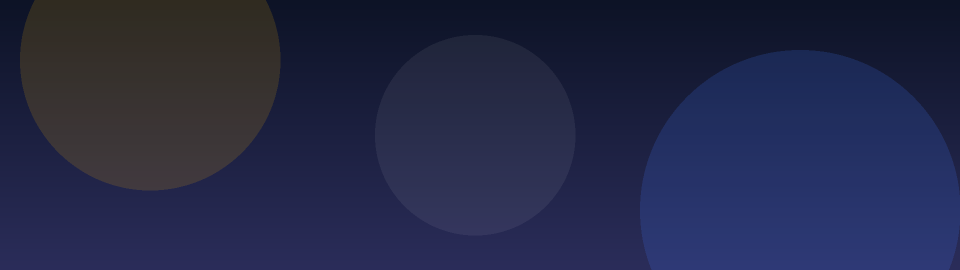
#> input picture assets/default-bg.png, 1920 x 540 px (shown at 1/2 size)
$ python -i renderer.py   (imports and definitions only)
#> lines starting #> are read from the running program, lines starting #| are printed output that depends on the picture
"""Scene compositor: JSON scene -> RGBA frame (Pillow) -> BGRA bytes (NDI)."""
from __future__ import annotations

import hashlib
import io
import os
from typing import Any, Dict, Tuple

import numpy as np
from PIL import Image, ImageDraw, ImageFont

from paths import ASSET_DIR, BUNDLE_DIR, DATA_DIR, UPLOAD_DIR

CANVAS_W = 1920
CANVAS_H = 1080

_FONT_CACHE: Dict[Tuple[str, int], Any] = {}
_IMG_CACHE: Dict[str, Image.Image] = {}
_QR_CACHE: Dict[str, Image.Image] = {}


def hex_to_rgb(s: str, default=(255, 255, 255)):
    try:
        s = (s or "").strip().lstrip("#")
        if len(s) == 3:
            s = "".join(c * 2 for c in s)
        if len(s) != 6:
            return default
        return (int(s[0:2], 16), int(s[2:4], 16), int(s[4:6], 16))
    except Exception:
        return default


# [148 lines left out: functions get_font, resolve_src, load_image_cached, draw_cover, make_qr_image, apply_opacity, not called in this run]


def render_scene(scene: Dict[str, Any], out_w: int = CANVAS_W, out_h: int = CANVAS_H) -> Image.Image:
    """Render scene dict to a PIL RGBA image of out_w x out_h."""
    canvas = scene.get("canvas", {}) if isinstance(scene, dict) else {}
    opaque = not canvas.get("alpha", True)
    bg_color = hex_to_rgb(canvas.get("bgColor", "#000000"), (0, 0, 0))

    # Full-res working surface
    surf = Image.new("RGBA", (CANVAS_W, CANVAS_H), (0, 0, 0, 0))
    if opaque:
        surf = Image.new("RGBA", (CANVAS_W, CANVAS_H), (*bg_color, 255))

    layers = scene.get("layers", []) if isinstance(scene, dict) else []
    for L in layers:
        try:
            if not isinstance(L, dict) or not L.get("visible", True):
                continue
            t = L.get("type", "shape")
            x, y, w, h = float(L.get("x", 0)), float(L.get("y", 0)), float(L.get("w", 200)), float(L.get("h", 200))
            opacity = float(L.get("opacity", 1.0))
            if w <= 1 or h <= 1:
                continue

            if t == "background":
                mode = L.get("fit", "cover")
                color = hex_to_rgb(L.get("color", "#0b1020"), (11, 16, 32))
                # paint color full-canvas first for this layer's box
                box_img = Image.new("RGBA", (int(w), int(h)), (*color, 255))
                box_img = apply_opacity(box_img, opacity)
                surf.alpha_composite(box_img, (int(x), int(y)))
                src = L.get("src", "")
                if src:
                    path = resolve_src(src)
                    if path:
                        img = load_image_cached(path)
                        if img is not None:
                            # draw image over the color box (same box)
                            tmp = Image.new("RGBA", (CANVAS_W, CANVAS_H), (0, 0, 0, 0))
                            img2 = apply_opacity(img, opacity)
                            draw_cover(tmp, img2, (int(x), int(y), int(w), int(h)), mode)
                            surf.alpha_composite(tmp)

            elif t == "image":
                src = L.get("src", "")
                if not src:
                    continue
                path = resolve_src(src)
                if not path:
                    # draw placeholder
                    ph = Image.new("RGBA", (int(w), int(h)), (40, 44, 60, 255))
                    d = ImageDraw.Draw(ph)
                    d.rectangle([0, 0, int(w) - 1, int(h) - 1], outline=(120, 130, 160, 255), width=3)
                    ph = apply_opacity(ph, opacity)
                    surf.alpha_composite(ph, (int(x), int(y)))
                    continue
                img = load_image_cached(path)
                if img is None:
                    continue
                fit = L.get("fit", "contain")
                tmp = Image.new("RGBA", (CANVAS_W, CANVAS_H), (0, 0, 0, 0))
                img2 = apply_opacity(img, opacity)
                # default images: contain inside box preserving aspect on transparent pad
                if fit == "stretch":
                    fitted = img2.resize((int(w), int(h)), Image.LANCZOS)
                    tmp.alpha_composite(fitted, (int(x), int(y)))
                elif fit == "cover":
                    draw_cover(tmp, img2, (int(x), int(y), int(w), int(h)), "cover")
                else:
                    draw_cover(tmp, img2, (int(x), int(y), int(w), int(h)), "contain")
                surf.alpha_composite(tmp)

            elif t == "qr":
                show_box = bool(L.get("showBox", True))
                radius = int(L.get("radius", 24))
                pad = int(L.get("pad", 18))
                # Custom QR image mode: user uploaded their own QR picture.
                # Render it as-is (inside the card when show_box is on).
                if L.get("qrMode") == "custom":
                    src = L.get("src", "")
                    path = resolve_src(src) if src else None
                    img = load_image_cached(path) if path else None
                    if img is None:
                        ph = Image.new("RGBA", (int(w), int(h)), (40, 44, 60, 255))
                        d = ImageDraw.Draw(ph)
                        d.rectangle([0, 0, int(w) - 1, int(h) - 1], outline=(255, 176, 32, 255), width=3)
                        ph = apply_opacity(ph, opacity)
                        surf.alpha_composite(ph, (int(x), int(y)))
                        continue
                    if show_box and not bool(L.get("transparentBg", False)):
                        card = Image.new("RGBA", (int(w), int(h)), (0, 0, 0, 0))
                        d = ImageDraw.Draw(card)
                        bg_rgb = hex_to_rgb(L.get("bg", "#ffffff"), (255, 255, 255))
                        d.rounded_rectangle([0, 0, int(w) - 1, int(h) - 1], radius=radius, fill=(*bg_rgb, 255))
                        iw, ih = int(w) - pad * 2, int(h) - pad * 2
                        if iw > 10 and ih > 10:
                            scale = min(iw / img.width, ih / img.height)
                            nw, nh = max(1, int(img.width * scale)), max(1, int(img.height * scale))
                            qf = img.resize((nw, nh), Image.LANCZOS)
                            card.alpha_composite(qf, (pad + (iw - nw) // 2, pad + (ih - nh) // 2))
                        card = apply_opacity(card, opacity)
                        surf.alpha_composite(card, (int(x), int(y)))
                    else:
                        qf = img.resize((int(w), int(h)), Image.LANCZOS)
                        qf = apply_opacity(qf, opacity)
                        surf.alpha_composite(qf, (int(x), int(y)))
                    continue
                content = L.get("content", "https://example.com")
                fg = L.get("fg", "#000000")
                bgc = L.get("bg", "#ffffff")
                tbg = bool(L.get("transparentBg", False))
                qimg = make_qr_image(content, fg, bgc, transparent_bg=(tbg and not show_box))
                if show_box and not tbg:
                    # white rounded card behind QR
                    card = Image.new("RGBA", (int(w), int(h)), (0, 0, 0, 0))
                    d = ImageDraw.Draw(card)
                    bg_rgb = hex_to_rgb(bgc, (255, 255, 255))
                    d.rounded_rectangle([0, 0, int(w) - 1, int(h) - 1], radius=radius, fill=(*bg_rgb, 255))
                    # fit qr inside with padding
                    iw, ih = int(w) - pad * 2, int(h) - pad * 2
                    if iw > 10 and ih > 10:
                        qf = qimg.resize((iw, ih), Image.NEAREST)
                        card.alpha_composite(qf, (pad, pad))
                    card = apply_opacity(card, opacity)
                    surf.alpha_composite(card, (int(x), int(y)))
                else:
                    qf = qimg.resize((int(w), int(h)), Image.NEAREST)
                    qf = apply_opacity(qf, opacity)
                    surf.alpha_composite(qf, (int(x), int(y)))

            elif t == "text":
                txt = str(L.get("text", "Text"))
                size = int(L.get("fontSize", 64))
                color = hex_to_rgb(L.get("color", "#ffffff"), (255, 255, 255))
                bold = bool(L.get("bold", False))
                align = L.get("align", "left")
                # scale font: box height hint — font size is in canvas px
                font = get_font(size, bold)
                # render text block inside box with wrapping
                box_w, box_h = int(w), int(h)
                txt_img = Image.new("RGBA", (box_w, box_h), (0, 0, 0, 0))
                d = ImageDraw.Draw(txt_img)
                # simple word wrap
                lines: list[str] = []
                for para in txt.split("\n"):
                    words = para.split(" ")
                    cur = ""
                    for wd in words:
                        trial = (cur + " " + wd).strip()
                        try:
                            bb = d.textbbox((0, 0), trial, font=font)
                            tw = bb[2] - bb[0]
                        except Exception:
                            tw = len(trial) * size * 0.6
                        if tw <= box_w or not cur:
                            cur = trial
                        else:
                            lines.append(cur)
                            cur = wd
                    lines.append(cur)
                # vertical: top
                try:
                    ascent, descent = font.getmetrics()
                    lh = ascent + descent + 6
                except Exception:
                    lh = int(size * 1.25)
                cy = 0
                for ln in lines:
                    if cy + lh > box_h + lh:
                        break
                    try:
                        bb = d.textbbox((0, 0), ln, font=font)
                        tw = bb[2] - bb[0]
                    except Exception:
                        tw = len(ln) * size * 0.55
                    if align == "center":
                        tx = (box_w - tw) // 2
                    elif align == "right":
                        tx = box_w - tw
                    else:
                        tx = 0
                    # subtle shadow for readability
                    try:
                        d.text((tx + 2, cy + 2), ln, font=font, fill=(0, 0, 0, 160))
                    except Exception:
                        pass
                    d.text((tx, cy), ln, font=font, fill=(*color, 255))
                    cy += lh
                txt_img = apply_opacity(txt_img, opacity)
                surf.alpha_composite(txt_img, (int(x), int(y)))

            elif t == "shape":
                shape = L.get("shape", "rect")
                fill = hex_to_rgb(L.get("fill", "#ff3366"), (255, 51, 102))
                stroke = L.get("stroke", "")
                sw = int(L.get("strokeWidth", 0))
                radius = int(L.get("radius", 0))
                box_w, box_h = int(w), int(h)
                sh = Image.new("RGBA", (box_w, box_h), (0, 0, 0, 0))
                d = ImageDraw.Draw(sh)
                if shape == "circle":
                    d.ellipse([0, 0, box_w - 1, box_h - 1], fill=(*fill, 255),
                              outline=hex_to_rgb(stroke, fill) + (255,) if stroke else None,
                              width=sw if stroke else 1)
                else:
                    if radius > 0:
                        d.rounded_rectangle([0, 0, box_w - 1, box_h - 1], radius=radius, fill=(*fill, 255),
                                            outline=hex_to_rgb(stroke, fill) + (255,) if stroke else None,
                                            width=sw if stroke else 1)
                    else:
                        d.rectangle([0, 0, box_w - 1, box_h - 1], fill=(*fill, 255),
                                    outline=hex_to_rgb(stroke, fill) + (255,) if stroke else None,
                                    width=sw if stroke else 1)
                sh = apply_opacity(sh, opacity)
                surf.alpha_composite(sh, (int(x), int(y)))
        except Exception:
            continue

    if out_w != CANVAS_W or out_h != CANVAS_H:
        surf = surf.resize((out_w, out_h), Image.BILINEAR)
    return surf


# [18 lines left out: functions rgba_to_bgra_bytes, render_png_bytes, not called in this run]

>>> import cv2
>>> picture = cv2.imread('assets/default-bg.png', cv2.IMREAD_GRAYSCALE)
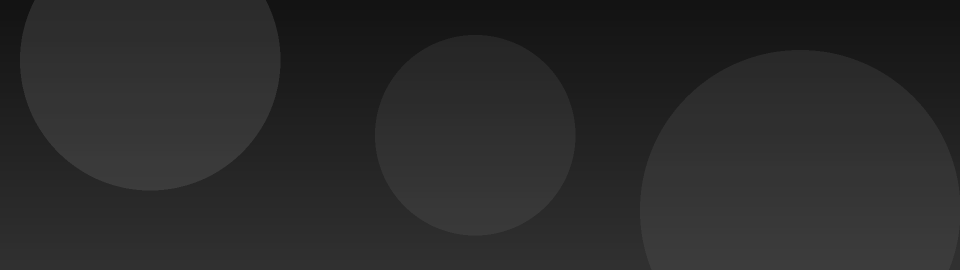
#> picture: shape (540, 1920) (shown at 1/2 size); min 19, max 60, mean 41.9
>>> result = render_scene(picture)
#> in render_scene, `canvas = scene.get("canvas", {}) if isinstance(scene, dict) else {}`: canvas = 0 items
#> in render_scene, `opaque = not canvas.get("alpha", True)`: opaque = False
#> in render_scene, `bg_color = hex_to_rgb(canvas.get("bgColor", "#000000"), (0, 0, 0))`: bg_color = (0, 0, 0)
#> in render_scene, `surf = Image.new("RGBA", (CANVAS_W, CANVAS_H), (0, 0, 0, 0))`: surf: PIL image 1920x1080 RGBA; every value is 0
#> in render_scene, `layers = scene.get("layers", []) if isinstance(scene, dict) else []`: layers = []
